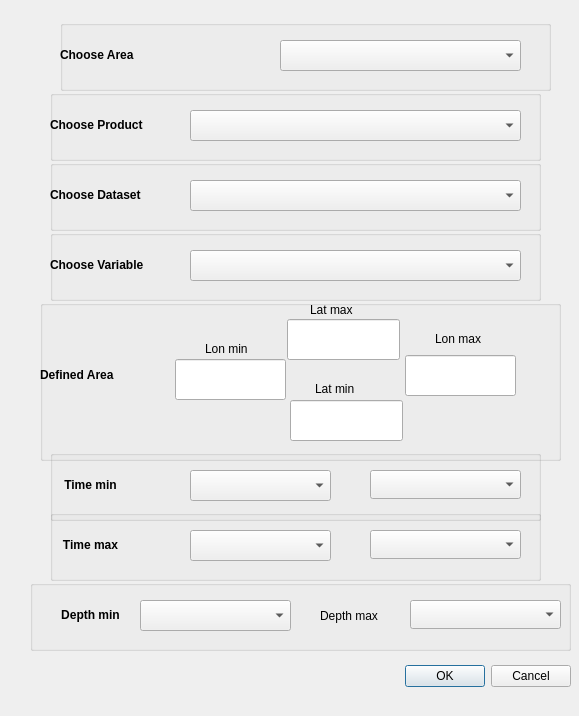
<?xml version="1.0" encoding="UTF-8"?>
<ui version="4.0">
 <class>Dialog</class>
 <widget class="QDialog" name="Dialog">
  <property name="geometry">
   <rect>
    <x>0</x>
    <y>0</y>
    <width>579</width>
    <height>716</height>
   </rect>
  </property>
  <property name="windowTitle">
   <string>Dialog</string>
  </property>
  <widget class="QDialogButtonBox" name="buttonBox">
   <property name="geometry">
    <rect>
     <x>230</x>
     <y>660</y>
     <width>341</width>
     <height>32</height>
    </rect>
   </property>
   <property name="orientation">
    <enum>Qt::Horizontal</enum>
   </property>
   <property name="standardButtons">
    <set>QDialogButtonBox::Cancel|QDialogButtonBox::Ok</set>
   </property>
  </widget>
  <widget class="QGroupBox" name="groupBox">
   <property name="geometry">
    <rect>
     <x>60</x>
     <y>20</y>
     <width>491</width>
     <height>71</height>
    </rect>
   </property>
   <property name="title">
    <string/>
   </property>
   <widget class="QComboBox" name="comboBox">
    <property name="geometry">
     <rect>
      <x>220</x>
      <y>20</y>
      <width>241</width>
      <height>31</height>
     </rect>
    </property>
   </widget>
   <widget class="QLabel" name="label">
    <property name="geometry">
     <rect>
      <x>0</x>
      <y>20</y>
      <width>101</width>
      <height>31</height>
     </rect>
    </property>
    <property name="text">
     <string>&lt;html&gt;&lt;head/&gt;&lt;body&gt;&lt;p&gt;&lt;span style=&quot; font-weight:600;&quot;&gt;Choose Area &lt;/span&gt;&lt;/p&gt;&lt;/body&gt;&lt;/html&gt;</string>
    </property>
   </widget>
  </widget>
  <widget class="QGroupBox" name="groupBox_2">
   <property name="geometry">
    <rect>
     <x>50</x>
     <y>90</y>
     <width>491</width>
     <height>71</height>
    </rect>
   </property>
   <property name="title">
    <string/>
   </property>
   <widget class="QComboBox" name="comboBox_2">
    <property name="geometry">
     <rect>
      <x>140</x>
      <y>20</y>
      <width>331</width>
      <height>31</height>
     </rect>
    </property>
   </widget>
   <widget class="QLabel" name="label_2">
    <property name="geometry">
     <rect>
      <x>0</x>
      <y>20</y>
      <width>111</width>
      <height>31</height>
     </rect>
    </property>
    <property name="text">
     <string>&lt;html&gt;&lt;head/&gt;&lt;body&gt;&lt;p&gt;&lt;span style=&quot; font-weight:600;&quot;&gt;Choose Product&lt;/span&gt;&lt;/p&gt;&lt;/body&gt;&lt;/html&gt;</string>
    </property>
   </widget>
   <zorder>comboBox_2</zorder>
   <zorder>label_2</zorder>
   <zorder>groupBox</zorder>
  </widget>
  <widget class="QGroupBox" name="groupBox_3">
   <property name="geometry">
    <rect>
     <x>50</x>
     <y>160</y>
     <width>491</width>
     <height>71</height>
    </rect>
   </property>
   <property name="title">
    <string/>
   </property>
   <widget class="QComboBox" name="comboBox_4">
    <property name="geometry">
     <rect>
      <x>140</x>
      <y>20</y>
      <width>331</width>
      <height>31</height>
     </rect>
    </property>
   </widget>
   <widget class="QLabel" name="label_4">
    <property name="geometry">
     <rect>
      <x>0</x>
      <y>20</y>
      <width>111</width>
      <height>31</height>
     </rect>
    </property>
    <property name="text">
     <string>&lt;html&gt;&lt;head/&gt;&lt;body&gt;&lt;p&gt;&lt;span style=&quot; font-weight:600;&quot;&gt;Choose Dataset&lt;/span&gt;&lt;/p&gt;&lt;/body&gt;&lt;/html&gt;</string>
    </property>
   </widget>
  </widget>
  <widget class="QGroupBox" name="groupBox_4">
   <property name="geometry">
    <rect>
     <x>50</x>
     <y>230</y>
     <width>491</width>
     <height>71</height>
    </rect>
   </property>
   <property name="title">
    <string/>
   </property>
   <widget class="QComboBox" name="comboBox_5">
    <property name="geometry">
     <rect>
      <x>140</x>
      <y>20</y>
      <width>331</width>
      <height>31</height>
     </rect>
    </property>
   </widget>
   <widget class="QLabel" name="label_5">
    <property name="geometry">
     <rect>
      <x>0</x>
      <y>20</y>
      <width>121</width>
      <height>31</height>
     </rect>
    </property>
    <property name="text">
     <string>&lt;html&gt;&lt;head/&gt;&lt;body&gt;&lt;p&gt;&lt;span style=&quot; font-weight:600;&quot;&gt;Choose Variable&lt;/span&gt;&lt;/p&gt;&lt;/body&gt;&lt;/html&gt;</string>
    </property>
   </widget>
  </widget>
  <widget class="QGroupBox" name="groupBox_5">
   <property name="geometry">
    <rect>
     <x>40</x>
     <y>300</y>
     <width>521</width>
     <height>161</height>
    </rect>
   </property>
   <property name="title">
    <string/>
   </property>
   <widget class="QLabel" name="label_3">
    <property name="geometry">
     <rect>
      <x>0</x>
      <y>60</y>
      <width>101</width>
      <height>31</height>
     </rect>
    </property>
    <property name="text">
     <string>&lt;html&gt;&lt;head/&gt;&lt;body&gt;&lt;p&gt;&lt;span style=&quot; font-weight:600;&quot;&gt;Defined Area&lt;/span&gt;&lt;/p&gt;&lt;/body&gt;&lt;/html&gt;</string>
    </property>
   </widget>
   <widget class="QLineEdit" name="lineEdit">
    <property name="geometry">
     <rect>
      <x>135</x>
      <y>59</y>
      <width>111</width>
      <height>41</height>
     </rect>
    </property>
   </widget>
   <widget class="QLineEdit" name="lineEdit_2">
    <property name="geometry">
     <rect>
      <x>365</x>
      <y>55</y>
      <width>111</width>
      <height>41</height>
     </rect>
    </property>
   </widget>
   <widget class="QLineEdit" name="lineEdit_3">
    <property name="geometry">
     <rect>
      <x>247</x>
      <y>19</y>
      <width>113</width>
      <height>41</height>
     </rect>
    </property>
   </widget>
   <widget class="QLineEdit" name="lineEdit_4">
    <property name="geometry">
     <rect>
      <x>250</x>
      <y>100</y>
      <width>113</width>
      <height>41</height>
     </rect>
    </property>
   </widget>
   <widget class="QLabel" name="label_6">
    <property name="geometry">
     <rect>
      <x>165</x>
      <y>38</y>
      <width>71</width>
      <height>21</height>
     </rect>
    </property>
    <property name="text">
     <string>Lon min</string>
    </property>
   </widget>
   <widget class="QLabel" name="label_7">
    <property name="geometry">
     <rect>
      <x>395</x>
      <y>28</y>
      <width>66</width>
      <height>21</height>
     </rect>
    </property>
    <property name="text">
     <string>Lon max</string>
    </property>
   </widget>
   <widget class="QLabel" name="label_8">
    <property name="geometry">
     <rect>
      <x>275</x>
      <y>78</y>
      <width>66</width>
      <height>21</height>
     </rect>
    </property>
    <property name="text">
     <string>Lat min</string>
    </property>
   </widget>
   <widget class="QLabel" name="label_9">
    <property name="geometry">
     <rect>
      <x>270</x>
      <y>-1</y>
      <width>66</width>
      <height>21</height>
     </rect>
    </property>
    <property name="text">
     <string>Lat max</string>
    </property>
   </widget>
  </widget>
  <widget class="QGroupBox" name="groupBox_6">
   <property name="geometry">
    <rect>
     <x>50</x>
     <y>450</y>
     <width>491</width>
     <height>71</height>
    </rect>
   </property>
   <property name="title">
    <string/>
   </property>
   <widget class="QComboBox" name="comboBox_6">
    <property name="geometry">
     <rect>
      <x>140</x>
      <y>20</y>
      <width>141</width>
      <height>31</height>
     </rect>
    </property>
   </widget>
   <widget class="QLabel" name="label_10">
    <property name="geometry">
     <rect>
      <x>-20</x>
      <y>20</y>
      <width>121</width>
      <height>31</height>
     </rect>
    </property>
    <property name="text">
     <string>&lt;html&gt;&lt;head/&gt;&lt;body&gt;&lt;p align=&quot;center&quot;&gt;&lt;span style=&quot; font-weight:600;&quot;&gt;Time min&lt;/span&gt;&lt;/p&gt;&lt;/body&gt;&lt;/html&gt;</string>
    </property>
   </widget>
   <widget class="QComboBox" name="comboBox_3">
    <property name="geometry">
     <rect>
      <x>320</x>
      <y>20</y>
      <width>151</width>
      <height>29</height>
     </rect>
    </property>
   </widget>
  </widget>
  <widget class="QGroupBox" name="groupBox_7">
   <property name="geometry">
    <rect>
     <x>30</x>
     <y>580</y>
     <width>541</width>
     <height>71</height>
    </rect>
   </property>
   <property name="title">
    <string/>
   </property>
   <widget class="QComboBox" name="comboBox_7">
    <property name="geometry">
     <rect>
      <x>110</x>
      <y>20</y>
      <width>151</width>
      <height>31</height>
     </rect>
    </property>
   </widget>
   <widget class="QLabel" name="label_11">
    <property name="geometry">
     <rect>
      <x>0</x>
      <y>20</y>
      <width>121</width>
      <height>31</height>
     </rect>
    </property>
    <property name="text">
     <string>&lt;html&gt;&lt;head/&gt;&lt;body&gt;&lt;p align=&quot;center&quot;&gt;&lt;span style=&quot; font-weight:600;&quot;&gt;Depth min&lt;/span&gt;&lt;/p&gt;&lt;/body&gt;&lt;/html&gt;</string>
    </property>
   </widget>
   <widget class="QLabel" name="label_13">
    <property name="geometry">
     <rect>
      <x>290</x>
      <y>20</y>
      <width>81</width>
      <height>31</height>
     </rect>
    </property>
    <property name="text">
     <string>Depth max</string>
    </property>
   </widget>
   <widget class="QComboBox" name="comboBox_10">
    <property name="geometry">
     <rect>
      <x>380</x>
      <y>20</y>
      <width>151</width>
      <height>29</height>
     </rect>
    </property>
   </widget>
  </widget>
  <widget class="QGroupBox" name="groupBox_8">
   <property name="geometry">
    <rect>
     <x>50</x>
     <y>510</y>
     <width>491</width>
     <height>71</height>
    </rect>
   </property>
   <property name="title">
    <string/>
   </property>
   <widget class="QComboBox" name="comboBox_8">
    <property name="geometry">
     <rect>
      <x>140</x>
      <y>20</y>
      <width>141</width>
      <height>31</height>
     </rect>
    </property>
   </widget>
   <widget class="QLabel" name="label_12">
    <property name="geometry">
     <rect>
      <x>-30</x>
      <y>20</y>
      <width>141</width>
      <height>31</height>
     </rect>
    </property>
    <property name="text">
     <string>&lt;html&gt;&lt;head/&gt;&lt;body&gt;&lt;p align=&quot;center&quot;&gt;&lt;span style=&quot; font-weight:600;&quot;&gt;Time max&lt;/span&gt;&lt;/p&gt;&lt;/body&gt;&lt;/html&gt;</string>
    </property>
   </widget>
   <widget class="QComboBox" name="comboBox_9">
    <property name="geometry">
     <rect>
      <x>320</x>
      <y>20</y>
      <width>151</width>
      <height>29</height>
     </rect>
    </property>
   </widget>
  </widget>
 </widget>
 <resources/>
 <connections>
  <connection>
   <sender>buttonBox</sender>
   <signal>accepted()</signal>
   <receiver>Dialog</receiver>
   <slot>accept()</slot>
   <hints>
    <hint type="sourcelabel">
     <x>248</x>
     <y>254</y>
    </hint>
    <hint type="destinationlabel">
     <x>157</x>
     <y>274</y>
    </hint>
   </hints>
  </connection>
  <connection>
   <sender>buttonBox</sender>
   <signal>rejected()</signal>
   <receiver>Dialog</receiver>
   <slot>reject()</slot>
   <hints>
    <hint type="sourcelabel">
     <x>316</x>
     <y>260</y>
    </hint>
    <hint type="destinationlabel">
     <x>286</x>
     <y>274</y>
    </hint>
   </hints>
  </connection>
 </connections>
</ui>
